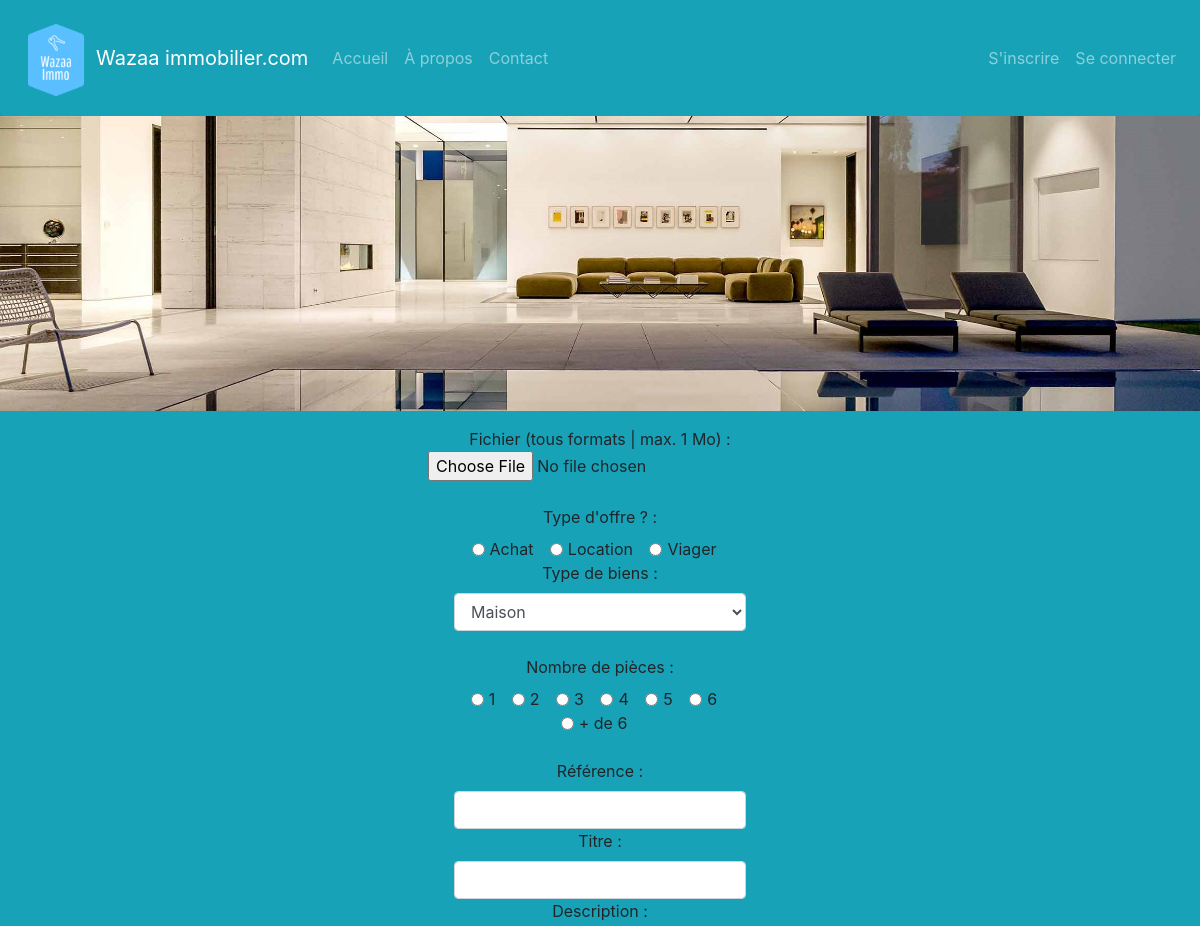
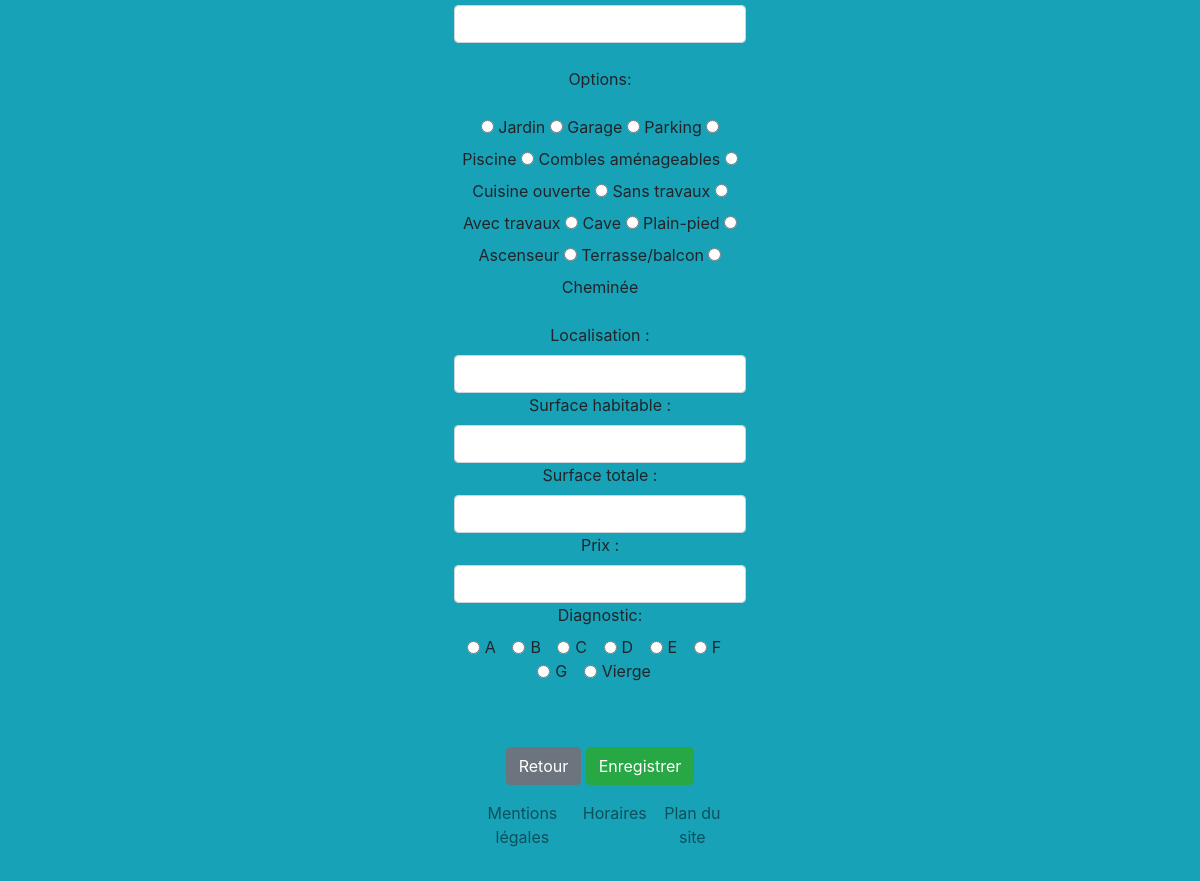
Screenshot of /php/ajout.php with the database file from the repository (2 pictures, top to bottom).
### tables this page shows
CREATE TABLE IF NOT EXISTS `options` (
  `opt_id` smallint UNSIGNED NOT NULL AUTO_INCREMENT COMMENT 'Identifiant / Clé primaire',
  `opt_libelle` varchar(100) NOT NULL COMMENT 'Libellé de l''option',
  PRIMARY KEY (`opt_id`)
);

### php/ajout.php (the view, shortened to what this page needs)
<?php
include("header.php");
$db=connect();
$resultatBien = $db->query('Select bien_id,bien_libelle from waz_bien');
$resultatOpt=$db->query('Select opt_id,opt_libelle from options');
?>
<div class="m-3"align="center">
<form action ="scriptajout.php" method="post" enctype="multipart/form-data">
Fichier (tous formats | max. 1 Mo) :
<br><input type="file" name="fichier">
    <div>
    <br>
    <div class="form-group w-25">
    <label for="CheckBox">Type d'offre ? : </label><br>
    <div class="form-check form-check-inline">
    <br><input class="form-check-input" type="radio"  id="achat" name="offer"  value="achat">
    <label class="form-check-label" for="InlineRadio1">Achat</label>
    </div>
    <div class="form-check form-check-inline">
    <br><input class="form-check-input" type="radio"  id="location" name="offer"  value="location">
    <label class="form-check-label" for="InlineRadio2">Location</label>
    </div>
    <div class="form-check form-check-inline">
    <br><input class="form-check-input" type="radio"  id="viager" name="offer"  value="viager">
    <label class="form-check-label" for="InlineRadio2">Viager</label>
    </div><br>
<label for="Catégorie">Type de biens :</label>
    <select class="form-control" id="bienType" name="typeBien">
    <?php while ($typeBien= $resultatBien ->fetch(PDO::FETCH_OBJ)) { ?>
    <option value="<?php echo $typeBien->bien_id; ?>"><?php echo $typeBien->bien_libelle; ?></option>
    <?php } ?> </select><br>
<div class="form-group">
    <label for="CheckBox">Nombre de pièces : </label><br>
    <div class="form-check form-check-inline">
    <br><input class="form-check-input" type="radio"  id="1" name="nbPiece"  value="1">
    <label class="form-check-label" for="InlineRadio1">1</label>
    </div>
    <div class="form-check form-check-inline">
    <br><input class="form-check-input" type="radio"  id="2" name="nbPiece"  value="2">
    <label class="form-check-label" for="InlineRadio2">2</label>
    </div>
    <div class="form-check form-check-inline">
    <br><input class="form-check-input" type="radio"  id="3" name="nbPiece"  value="3">
    <label class="form-check-label" for="InlineRadio2">3</label>
    </div>
    <div class="form-check form-check-inline">
    <br><input class="form-check-input" type="radio"  id="4" name="nbPiece"  value="4">
    <label class="form-check-label" for="InlineRadio2">4</label>
    </div>
    <div class="form-check form-check-inline">
    <br><input class="form-check-input" type="radio"  id="5" name="nbPiece"  value="5">
    <label class="form-check-label" for="InlineRadio2">5</label>
    </div>
    <div class="form-check form-check-inline">
    <br><input class="form-check-input" type="radio"  id="6" name="nbPiece"  value="6">
    <label class="form-check-label" for="InlineRadio2">6</label>
    </div>
    <div class="form-check form-check-inline">
    <br><input class="form-check-input" type="radio"  id="plusDe6" name="nbPiece"  value="plusDe6">
    <label class="form-check-label" for="InlineRadio2">+ de 6 </label>
    </div><br>
<br> <label for="references">Référence :</label>
    <input type="text" class="form-control" id="reference" name="Refs" value="" >
    <label for="references">Titre :</label>
    <input type="text" class="form-control" id="Titre" name="title" value="" >
    <label for="references">Description :</label>
    <input type="text" class="form-control" id="Description" name="Descript" value="" >
    <div class="form-group"><br>
    Options:<br><br>
    <?php while($typePiece=$resultatOpt->fetch(PDO::FETCH_OBJ)){?>
    <input class="form-radio-input" type="radio" id="1" name="options" value="1">
    <label class="radio-inline"><?php echo $typePiece->opt_libelle;?></label><?php } ?></div>
    <label for="references">Localisation :</label>
    <input type="text" class="form-control" id="Localisation" name="locate" value="" >
    <label for="references">Surface habitable :</label>
    <input type="number" class="form-control" id="Surface" name="Surfaces" value="" >
    <label for="references">Surface totale :</label>
    <input type="number" class="form-control" id="SurfaceTotal" name="SurfacesTotal" value="" >
    <label for="references">Prix :</label>
    <input type="number" class="form-control" id="Price" name="NamePrice" value="" >
    <div class="form-group">
    <label for="CheckBox">Diagnostic: </label><br>
    <div class="form-check form-check-inline">
    <br><input class="form-check-input" type="radio"  id="A" name="Diagnos"  value="A">
    <label class="form-check-label" for="InlineRadio1">A</label>
    </div>
    <div class="form-check form-check-inline">
    <br><input class="form-check-input" type="radio"  id="B" name="Diagnos"  value="B">
    <label class="form-check-label" for="InlineRadio2">B</label>
    </div>
    <div class="form-check form-check-inline">
    <br><input class="form-check-input" type="radio"  id="C" name="Diagnos"  value="C">
    <label class="form-check-label" for="InlineRadio2">C</label>
    </div>
    <div class="form-check form-check-inline">
    <br><input class="form-check-input" type="radio"  id="D" name="Diagnos"  value="D">
    <label class="form-check-label" for="InlineRadio2">D</label>
    </div>
    <div class="form-check form-check-inline">
    <br><input class="form-check-input" type="radio"  id="E" name="Diagnos"  value="E">
    <label class="form-check-label" for="InlineRadio2">E</label>
    </div>
    <div class="form-check form-check-inline">
    <br><input class="form-check-input" type="radio"  id="F" name="Diagnos"  value="F">
    <label class="form-check-label" for="InlineRadio2">F</label>
    </div>
    <div class="form-check form-check-inline">
    <br><input class="form-check-input" type="radio"  id="G" name="Diagnos"  value="G">
    <label class="form-check-label" for="InlineRadio2">G</label>
    </div>
    <div class="form-check form-check-inline">
    <br><input class="form-check-input" type="radio"  id="Vierge" name="Diagnos"  value="Vierge">
    <label class="form-check-label" for="InlineRadio2">Vierge</label>
    </div><br>
    </form><br>
</div>
<br><a href="accueil.php" class="btn btn-secondary"  role="button" title="formulaire">Retour </a>
<input type="submit" value="Enregistrer" class ="btn btn-success" onclick="verif();"><br>
<?php
include("footer.php");
?>

### php/header.php (shortened to what this page needs)
<!DOCTYPE html>
<html lang='fr'>
<head>
    <link rel="stylesheet" href="https://stackpath.bootstrapcdn.com/bootstrap/4.5.2/css/bootstrap.min.css"
>
    <link rel="stylesheet" type="text/css" href="style.css">
</head>
<body style="background-color: rgb( 23, 162, 184)">
    <div class="container-fluid col-12 mb-3">
        <nav class="navbar navbar-expand-sm bg-info navbar-dark row shadow-lg p-3 rounded row">
        <img class="img-fluid d-none d-lg-block mt-1" src="annexes/wazaa_logo.png" alt="wazaa_logo" title="wazaa_logo" width="80"  >
            <a class="navbar-brand" href="Accueil.php">Wazaa immobilier.com</a>
                <div class="collapse navbar-collapse" id="collapsibleNavbardark1">
                    <ul class="navbar-nav">
                        <li class="nav-item">
                            <a class="nav-link" href="Accueil.php"> Accueil</a>
                        </li>
                        <li class="nav-item">
                            <a class="nav-link" href="a_propos.php" title="Tableau">À propos</a>
                        </li>
                        <li class="nav-item">
                            <a class="nav-link" href="contact.php" title="Contact">Contact</a>
                        </li>
                    </ul>
                </div>
                <form class="d-none d-lg-block">
                    <div class="form-inline ">
                    <ul class="navbar-nav">
                        <li class="nav-item">
                            <a class="nav-link" href="sinscrire.php" title="inscription">S'inscrire</a>
                        </li>
                        <li class="nav-item">
                            <a class="nav-link" href="seconnecter.php" title="connection">Se connecter</a>
                        </li>
                    </div>
                </form>
        </nav>
        <div class="promo row ">
            <img class="fluid col-12 p-0 m-0"  src="annexes/house1.jpg"  title="promotion" alt="responsive image" >
        </div>
        </div>

### php/footer.php (shortened to what this page needs)
<footer class="sticky-bottom">
        <nav class="navbar navbar-expand-sm bg-info navbar-light row m-0" >
                <div class="collapse navbar-collapse justify-content: center" id="collapsibleNavbardark" >
                    <ul class="navbar-nav" id="prout">
                        <li class="nav-item">
                            <a class="nav-link"  href="Mention_legales" title="Mention_legales">Mentions légales</a>
                        </li>
                        <li class="nav-item">
                            <a class="nav-link" href="Horaires" title="Horaires">Horaires</a>
                        </li>
                        <li class="nav-item">
                            <a class="nav-link" href="Plan_du_site" title="Plan_du_site">Plan du site</a>
                        </li>
                    </ul>
                    </div>
        </nav>
</footer>
    </body>
</html>

### php/style.css (style rules this page uses)
#collapsibleNavbardark { display:flex; justify-content: center; }

### rows the page displays
options: opt_libelle "Jardin"
options: opt_libelle "Garage"
options: opt_libelle "Parking"
options: opt_libelle "Piscine"
options: opt_libelle "Combles aménageables"
options: opt_libelle "Cuisine ouverte"
options: opt_libelle "Sans travaux"
options: opt_libelle "Avec travaux"
options: opt_libelle "Cave"
options: opt_libelle "Plain-pied"
options: opt_libelle "Ascenseur"
options: opt_libelle "Terrasse/balcon"
options: opt_libelle "Cheminée"

### other values shown
form field typeBien "Maison"
